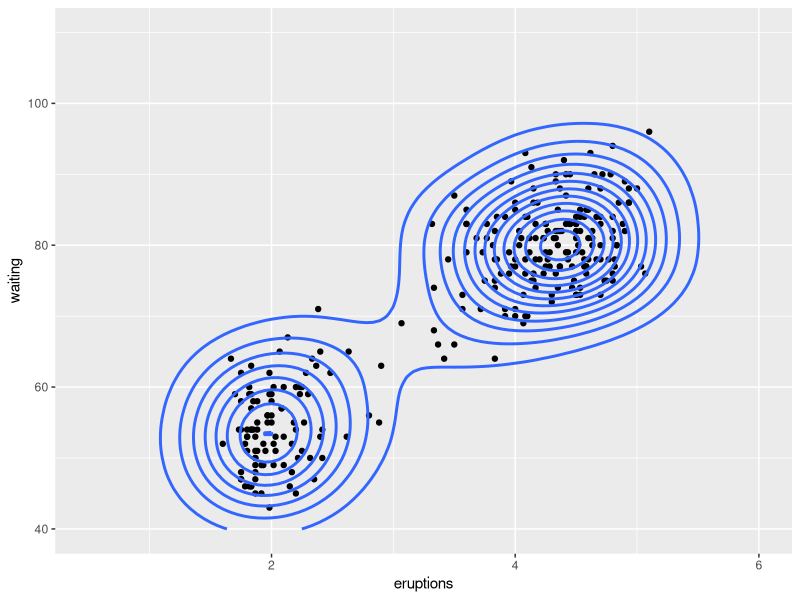
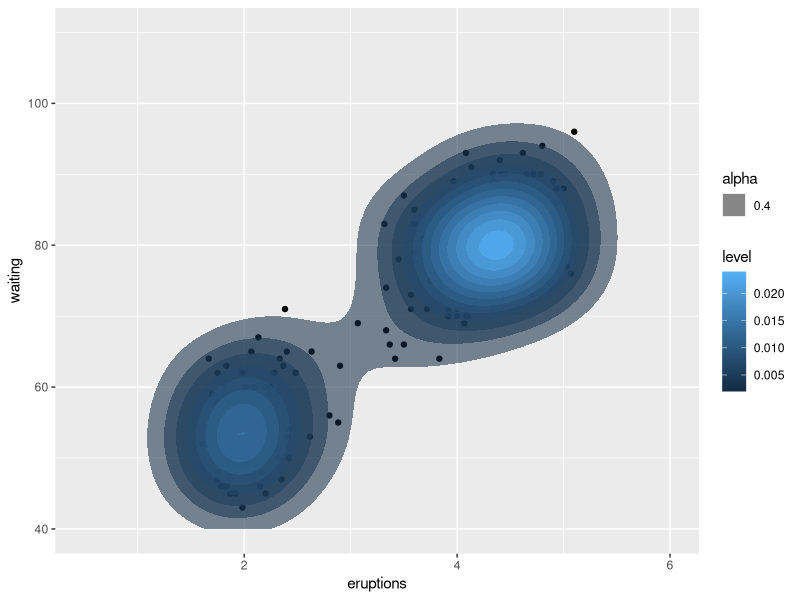

The R script that drew these images, in order: (Note: this script raises an error after producing the figures.)
rm(list = ls())
library(ggplot2)

m <- ggplot(faithful, aes(x = eruptions, y = waiting)) +
  geom_point() +
  xlim(0.5, 6) +
  ylim(40, 110)
m + geom_density_2d(size = 1)

m + stat_density_2d(aes(fill = ..level.., alpha = .4), geom = "polygon")

map + geom_point(aes(x = long, y = lat,color = "red"),
                 data = clean %>% filter(language == "Turkish",
                                         source != "Instagram",
                                         hour == 0)) +
  stat_density2d(aes(x = long, y = lat, fill = ..level..), geom = "polygon",
                 n = 500,
                 data = clean %>% filter(language == "Turkish",
                                         source != "Instagram",
                                         hour == 0)) + facet_wrap(~day,2)


map.data <- stat_density_2d(aes(x = long, y = lat,
                                fill = ..level.., alpha = .4), geom = "polygon",
                data = clean %>% filter(language %in% top_langs$language,
                                        source != "Instagram",
                                        hour == 4))
map + map.data



clean %>% 
  filter(language %in% top_langs$language,
         source != "Instagram",
         hour == 4) %>%
  group_by(language) %>% count() %>% arrange(desc(n))

language.density <- geom_density_2d(aes(x = long, y = lat,
                                         color = language,
                                        alpha = .4, size = 1),# geom = "polygon",
                                     data = clean %>% filter(language %in% top_langs$language[1:3],
                                                             source != "Instagram"))


map +language.density + facet_grid(day ~ hour.cut)
